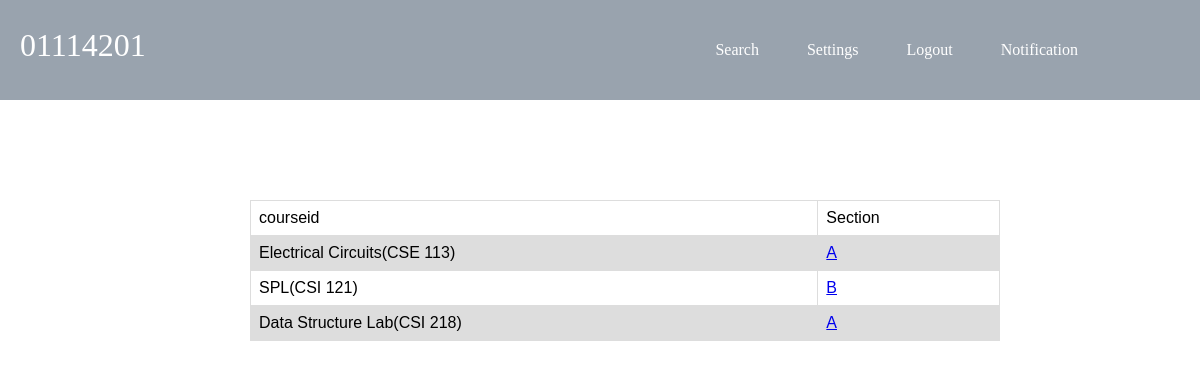
The app's page /teachersearch.php?tid=0123452 (signed in) with its own data.
### tables this page shows
CREATE TABLE `section` (
  `course_id` varchar(15) NOT NULL,
  `semister` varchar(15) NOT NULL,
  `sec_id` varchar(15) NOT NULL,
  `sec_name` varchar(10) NOT NULL
);

CREATE TABLE `course` (
  `course_id` varchar(15) NOT NULL,
  `c_name` varchar(50) NOT NULL,
  `credit` float(2,2) NOT NULL,
  `semister` varchar(5) NOT NULL
);

CREATE TABLE `takes` (
  `course_id` varchar(15) NOT NULL,
  `sec_id` varchar(15) NOT NULL,
  `semister` varchar(10) NOT NULL,
  `t_id` varchar(10) NOT NULL
);

### teachersearch.php (the view, shortened to what this page needs)
<!DOCTYPE html>
<html>
<head>
	<link href="style.css" rel="stylesheet" type="text/css"/>
</head>
<body>
<body>
	<div id="div1">
		<div id="div2">
	        <div class="wrapper">
				<header>
					<h1><?php echo $user=$_SESSION['username']; ?></h1>
					<nav>
						<ul>
							<li><a href="search1.php">Search</a></li>
							<li><a href="user_settings.php">Settings</a></li>
							<li><a href="logout.php">Logout</a></li>
							<li><a href="snotification.php">Notification</a>  </li>
						</ul>
					</nav>
				</header>
			</div>
		</div>
	<div class="middle">
			<div class="container1">
			<table style="width:100% ">
					 <tr>
					 	<td> courseid</td>
	                    <td> Section</td>
	                </tr>
				<?php
					$db_host="localhost";
				    $db_username="root";
				    $db_password="";
				    $db_name="teacher-studentportal";
				    $data=mysqli_connect($db_host,$db_username,$db_password,$db_name);
				    $sqlsearch="SELECT * FROM takes WHERE t_id='".$_GET['tid']."'";
				    $a=mysqli_query($data,$sqlsearch);
				    while($row=mysqli_fetch_array($a))
				    {
				    		$sqlcourse="SELECT * FROM course WHERE course_id='".$row['course_id']."'";
				    		$ab=mysqli_query($data,$sqlcourse);
				    		$rows=mysqli_fetch_assoc($ab);
				    		$sqlsection="SELECT * FROM section WHERE course_id='".$rows['course_id']."' AND sec_id='".$row['sec_id']."'";
				    		$abc=mysqli_query($data,$sqlsection);
				    		while($x=mysqli_fetch_array($abc))
				    		{
				    			echo '<tr><td>';
				    			echo $rows['c_name'].'('.$row['course_id'].')';
				    			echo '</td>';
								echo "<td><a href=\"studentview.php?tid=".$_GET['tid']."&courseid=".$row['sec_id']."\" >";
								echo $x['sec_name'];
								echo "</a> </td> </tr>";
							}
					}
					?>
			</table>
			</div>
			</div>
			</div>
			</body>

### style.css (style rules this page uses)
.container1 { width: 750px; height: 750px,auto; text-align: centre; background-color: rgba(52,73,94,0.7); border-radius: 4px; margin: 0px; margin-top: 100px; margin-left:250px; color: white; }
ul { list-style-type:none; }
* { padding: 0px; margin: 0px; }
#div1 { width: 100%; height: 666px; background-repeat: no-repeat; }
#div2 { background-color: rgba(52, 73, 94, 0.5); height: 100px; width: 100%; line-align: 90px; line-height: 90px; }
#div2 h1 { float:left; font-weight:400; color:white; cursor:pointer; margin-left: 20px; }
#div2 ul { float:right; position: relative; margin-right:100px; line-height: 55px; }
#div2 ul li { list-style-type:none; display: inline-block; }
#div2 ul li a { padding: 22px; text-decoration: none; color: white; display: block; }

### teachersearch.php (style rules this page uses)
table { background-color: #fff; font-family: arial, sans-serif; border-collapse: collapse; width: 100%; }
td, th { color: black; border: 1px solid #dddddd; text-align: left; padding: 8px; }
tr:nth-child(even) { background-color: #dddddd; }

### records on screen
takes: course "CSE 113"
section: course.c_name "Electrical Circuits", sec_name "A"
takes: course "CSI 121"
section: course.c_name "SPL", sec_name "B"
takes: course "CSI 218"
section: course.c_name "Data Structure Lab", sec_name "A"

### other values on screen
$user=$_SESSION['username'] "01114201"
